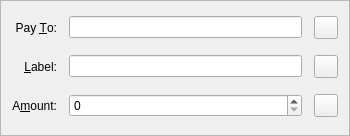
<?xml version="1.0" encoding="UTF-8"?>
<ui version="4.0">
 <class>SendCoinsEntry</class>
 <widget class="QFrame" name="SendCoinsEntry">
  <property name="geometry">
   <rect>
    <x>0</x>
    <y>0</y>
    <width>350</width>
    <height>136</height>
   </rect>
  </property>
  <property name="windowTitle">
   <string>Form</string>
  </property>
  <property name="styleSheet">
   <string notr="true"/>
  </property>
  <property name="frameShape">
   <enum>QFrame::StyledPanel</enum>
  </property>
  <property name="frameShadow">
   <enum>QFrame::Sunken</enum>
  </property>
  <layout class="QGridLayout" name="gridLayout">
   <property name="spacing">
    <number>12</number>
   </property>
   <item row="3" column="0">
    <widget class="QLabel" name="label_2">
     <property name="text">
      <string>Pay &amp;To:</string>
     </property>
     <property name="alignment">
      <set>Qt::AlignRight|Qt::AlignTrailing|Qt::AlignVCenter</set>
     </property>
     <property name="buddy">
      <cstring>payTo</cstring>
     </property>
    </widget>
   </item>
   <item row="8" column="0">
    <widget class="QLabel" name="label">
     <property name="text">
      <string>A&amp;mount:</string>
     </property>
     <property name="alignment">
      <set>Qt::AlignRight|Qt::AlignTrailing|Qt::AlignVCenter</set>
     </property>
     <property name="buddy">
      <cstring>payAmount</cstring>
     </property>
    </widget>
   </item>
   <item row="5" column="0">
    <widget class="QLabel" name="label_4">
     <property name="text">
      <string>&amp;Label:</string>
     </property>
     <property name="alignment">
      <set>Qt::AlignRight|Qt::AlignTrailing|Qt::AlignVCenter</set>
     </property>
     <property name="buddy">
      <cstring>addAsLabel</cstring>
     </property>
    </widget>
   </item>
   <item row="5" column="1">
    <layout class="QHBoxLayout" name="horizontalLayout_2">
     <item>
      <widget class="QValidatedLineEdit" name="addAsLabel">
       <property name="toolTip">
        <string>Enter a label for this address to add it to your address book</string>
       </property>
      </widget>
     </item>
     <item>
      <widget class="QToolButton" name="addressBookButton">
       <property name="toolTip">
        <string>Choose address from address book</string>
       </property>
       <property name="text">
        <string/>
       </property>
       <property name="icon">
        <iconset resource="../bitcoin.qrc">
         <normaloff>:/icons/address-book</normaloff>:/icons/address-book</iconset>
       </property>
       <property name="shortcut">
        <string>Alt+A</string>
       </property>
      </widget>
     </item>
    </layout>
   </item>
   <item row="8" column="1">
    <layout class="QHBoxLayout" name="horizontalLayout">
     <item>
      <widget class="InvoiceCoinAmountField" name="payAmount"/>
     </item>
     <item>
      <widget class="QToolButton" name="deleteButton">
       <property name="toolTip">
        <string>Remove this recipient</string>
       </property>
       <property name="text">
        <string/>
       </property>
       <property name="icon">
        <iconset resource="../bitcoin.qrc">
         <normaloff>:/icons/remove</normaloff>:/icons/remove</iconset>
       </property>
      </widget>
     </item>
    </layout>
   </item>
   <item row="3" column="1">
    <layout class="QHBoxLayout" name="payToLayout">
     <item>
      <widget class="QValidatedLineEdit" name="payTo">
       <property name="toolTip">
        <string>The address to send the payment to (e.g. C8gZqgY4r2RoEdqYk3QsAqFckyf9pRHN6i)</string>
       </property>
       <property name="maxLength">
        <number>80</number>
       </property>
      </widget>
     </item>
     <item>
      <widget class="QToolButton" name="pasteButton">
       <property name="toolTip">
        <string>Paste address from clipboard</string>
       </property>
       <property name="text">
        <string/>
       </property>
       <property name="icon">
        <iconset resource="../bitcoin.qrc">
         <normaloff>:/icons/editpaste</normaloff>:/icons/editpaste</iconset>
       </property>
       <property name="shortcut">
        <string>Alt+P</string>
       </property>
      </widget>
     </item>
    </layout>
   </item>
  </layout>
 </widget>
 <customwidgets>
  <customwidget>
   <class>InvoiceCoinAmountField</class>
   <extends>QSpinBox</extends>
   <header>bitcoinamountfield.h</header>
   <container>1</container>
  </customwidget>
  <customwidget>
   <class>QValidatedLineEdit</class>
   <extends>QLineEdit</extends>
   <header>qvalidatedlineedit.h</header>
  </customwidget>
 </customwidgets>
 <resources>
  <include location="../bitcoin.qrc"/>
 </resources>
 <connections/>
</ui>
